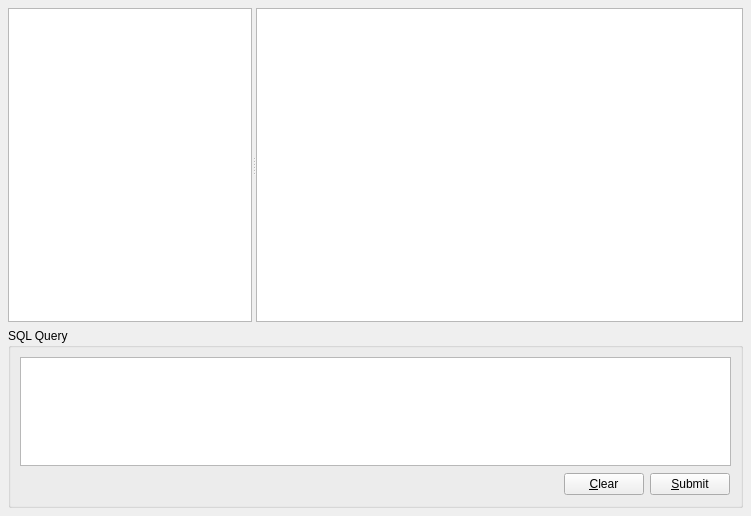
<?xml version="1.0" encoding="UTF-8"?>
<ui version="4.0">
 <class>Browser</class>
 <widget class="QWidget" name="Browser">
  <property name="geometry">
   <rect>
    <x>0</x>
    <y>0</y>
    <width>751</width>
    <height>516</height>
   </rect>
  </property>
  <property name="windowTitle">
   <string>Qt SQL Browser</string>
  </property>
  <layout class="QVBoxLayout">
   <property name="spacing">
    <number>6</number>
   </property>
   <property name="leftMargin">
    <number>8</number>
   </property>
   <property name="topMargin">
    <number>8</number>
   </property>
   <property name="rightMargin">
    <number>8</number>
   </property>
   <property name="bottomMargin">
    <number>8</number>
   </property>
   <item>
    <widget class="QSplitter" name="splitter_2">
     <property name="sizePolicy">
      <sizepolicy hsizetype="Expanding" vsizetype="Expanding">
       <horstretch>0</horstretch>
       <verstretch>0</verstretch>
      </sizepolicy>
     </property>
     <property name="orientation">
      <enum>Qt::Horizontal</enum>
     </property>
     <widget class="ConnectionWidget" name="connectionWidget">
      <property name="sizePolicy">
       <sizepolicy hsizetype="Ignored" vsizetype="Expanding">
        <horstretch>1</horstretch>
        <verstretch>0</verstretch>
       </sizepolicy>
      </property>
     </widget>
     <widget class="QTableView" name="table">
      <property name="sizePolicy">
       <sizepolicy hsizetype="Expanding" vsizetype="Expanding">
        <horstretch>2</horstretch>
        <verstretch>0</verstretch>
       </sizepolicy>
      </property>
      <property name="contextMenuPolicy">
       <enum>Qt::ActionsContextMenu</enum>
      </property>
      <property name="selectionBehavior">
       <enum>QAbstractItemView::SelectRows</enum>
      </property>
     </widget>
    </widget>
   </item>
   <item>
    <widget class="QGroupBox" name="groupBox">
     <property name="sizePolicy">
      <sizepolicy hsizetype="Preferred" vsizetype="MinimumExpanding">
       <horstretch>0</horstretch>
       <verstretch>0</verstretch>
      </sizepolicy>
     </property>
     <property name="maximumSize">
      <size>
       <width>16777215</width>
       <height>180</height>
      </size>
     </property>
     <property name="title">
      <string>SQL Query</string>
     </property>
     <layout class="QVBoxLayout">
      <property name="spacing">
       <number>6</number>
      </property>
      <property name="leftMargin">
       <number>9</number>
      </property>
      <property name="topMargin">
       <number>9</number>
      </property>
      <property name="rightMargin">
       <number>9</number>
      </property>
      <property name="bottomMargin">
       <number>9</number>
      </property>
      <item>
       <widget class="QTextEdit" name="sqlEdit">
        <property name="sizePolicy">
         <sizepolicy hsizetype="Expanding" vsizetype="MinimumExpanding">
          <horstretch>0</horstretch>
          <verstretch>0</verstretch>
         </sizepolicy>
        </property>
        <property name="minimumSize">
         <size>
          <width>0</width>
          <height>18</height>
         </size>
        </property>
        <property name="baseSize">
         <size>
          <width>0</width>
          <height>120</height>
         </size>
        </property>
       </widget>
      </item>
      <item>
       <layout class="QHBoxLayout">
        <property name="spacing">
         <number>6</number>
        </property>
        <property name="leftMargin">
         <number>1</number>
        </property>
        <property name="topMargin">
         <number>1</number>
        </property>
        <property name="rightMargin">
         <number>1</number>
        </property>
        <property name="bottomMargin">
         <number>1</number>
        </property>
        <item>
         <spacer>
          <property name="orientation">
           <enum>Qt::Horizontal</enum>
          </property>
          <property name="sizeHint" stdset="0">
           <size>
            <width>40</width>
            <height>20</height>
           </size>
          </property>
         </spacer>
        </item>
        <item>
         <widget class="QPushButton" name="clearButton">
          <property name="text">
           <string>&amp;Clear</string>
          </property>
         </widget>
        </item>
        <item>
         <widget class="QPushButton" name="submitButton">
          <property name="text">
           <string>&amp;Submit</string>
          </property>
         </widget>
        </item>
       </layout>
      </item>
     </layout>
    </widget>
   </item>
  </layout>
  <action name="insertRowAction">
   <property name="enabled">
    <bool>false</bool>
   </property>
   <property name="text">
    <string>&amp;Insert Row</string>
   </property>
   <property name="statusTip">
    <string>Inserts a new Row</string>
   </property>
  </action>
  <action name="deleteRowAction">
   <property name="enabled">
    <bool>false</bool>
   </property>
   <property name="text">
    <string>&amp;Delete Row</string>
   </property>
   <property name="statusTip">
    <string>Deletes the current Row</string>
   </property>
  </action>
  <action name="fieldStrategyAction">
   <property name="checkable">
    <bool>true</bool>
   </property>
   <property name="text">
    <string>Submit on &amp;Field Change</string>
   </property>
   <property name="toolTip">
    <string>Commit on Field Change</string>
   </property>
  </action>
  <action name="rowStrategyAction">
   <property name="checkable">
    <bool>true</bool>
   </property>
   <property name="text">
    <string>Submit on &amp;Row Change</string>
   </property>
   <property name="toolTip">
    <string>Commit on Row Change</string>
   </property>
  </action>
  <action name="manualStrategyAction">
   <property name="checkable">
    <bool>true</bool>
   </property>
   <property name="text">
    <string>Submit &amp;Manually</string>
   </property>
   <property name="toolTip">
    <string>Commit Manually</string>
   </property>
  </action>
  <action name="submitAction">
   <property name="text">
    <string>&amp;Submit All</string>
   </property>
   <property name="toolTip">
    <string>Submit Changes</string>
   </property>
  </action>
  <action name="revertAction">
   <property name="text">
    <string>&amp;Revert All</string>
   </property>
   <property name="toolTip">
    <string>Revert</string>
   </property>
  </action>
  <action name="selectAction">
   <property name="text">
    <string>S&amp;elect</string>
   </property>
   <property name="toolTip">
    <string>Refresh Data from Database</string>
   </property>
  </action>
 </widget>
 <customwidgets>
  <customwidget>
   <class>ConnectionWidget</class>
   <extends>QTreeView</extends>
   <header>connectionwidget.h</header>
  </customwidget>
 </customwidgets>
 <tabstops>
  <tabstop>sqlEdit</tabstop>
  <tabstop>clearButton</tabstop>
  <tabstop>submitButton</tabstop>
  <tabstop>connectionWidget</tabstop>
  <tabstop>table</tabstop>
 </tabstops>
 <resources/>
 <connections/>
</ui>
